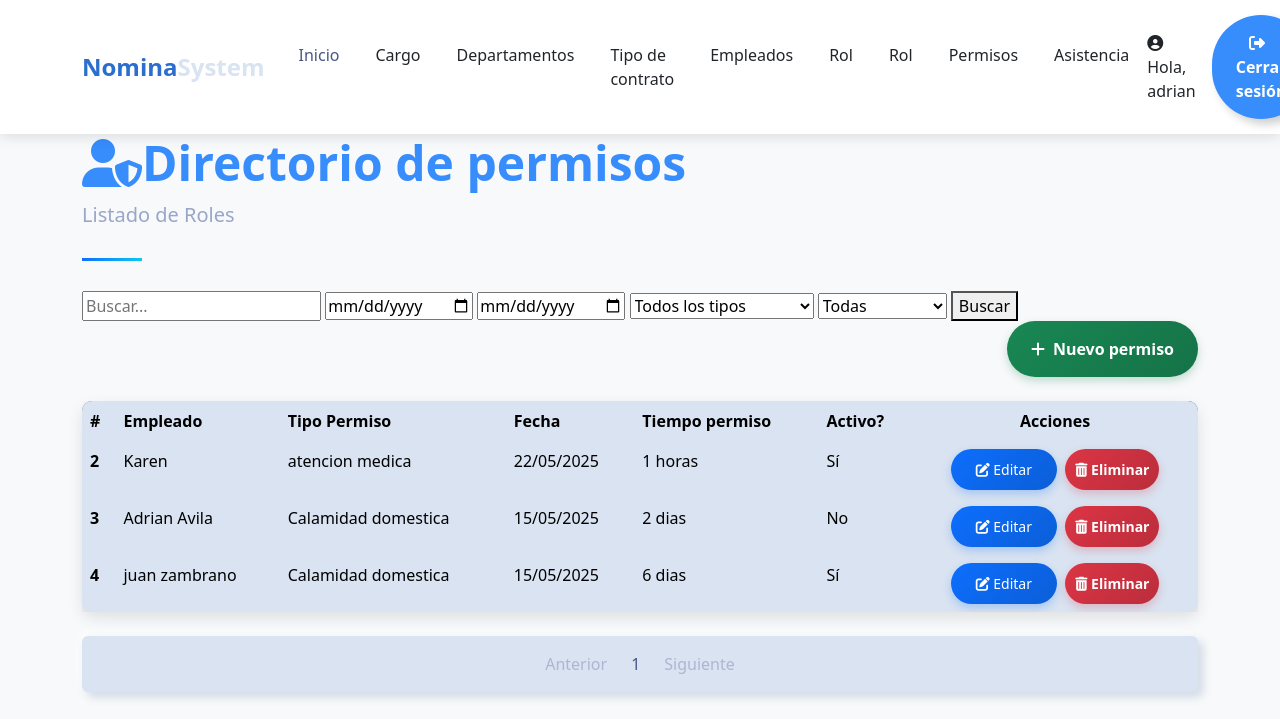
The app's page /payroll/list/permiso/ (signed in) with its own data.
### payroll/models.py (models this page shows, shortened)
class Permiso(models.Model):
    employee = models.ForeignKey(Employee, on_delete=models.CASCADE)
    tipo_permiso = models.ForeignKey(TipoPermiso, on_delete=models.CASCADE)
    fecha_permiso = models.DateField()
    dias = models.PositiveIntegerField(null=True,blank=True)
    horas = models.PositiveIntegerField(null=True,blank=True)
    is_active = models.BooleanField(default=True)
    @property
    def get_value_permiso(self):
        if self.tipo_permiso.frecuencia_dias:
            return str( self.dias) + ' dias'
        else:
            return str(  self.horas) + ' horas'

class Employee(models.Model):
    SEX_CHOICES = [
        ('M', 'Masculino'),
        ('F', 'Femenino'),
        ]
    name = models.CharField(max_length=100)
    dni = models.CharField(max_length=10, unique=True)
    address = models.TextField()
    sex = models.CharField(max_length=1, choices=SEX_CHOICES)
    salary = models.DecimalField(max_digits=10, decimal_places=2, validators=[MinValueValidator(0.01)])
    position = models.ForeignKey(Position, on_delete=models.CASCADE)
    department = models.ForeignKey(Department,on_delete=models.CASCADE)
    contract_type = models.ForeignKey(ContractType,on_delete=models.CASCADE)

class TipoPermiso(models.Model):
    descripcion = models.CharField(max_length=100)
    frecuencia_dias = models.BooleanField(default=True)

### payroll/views/permiso.py (the view)
# urls.py: path('list/permiso/', permiso.list_permiso, name='list_permisos'),
@login_required(login_url='sign_in')
def list_permiso(request):
    try:
        query = request.GET.get('search', None)
        start_date = request.GET.get('start_date')
        end_date = request.GET.get('end_date')
        tipo_permiso = request.GET.get('tipo_permiso')
        is_active = request.GET.get('status_filter')  # puede ser 'active' o 'inactive'
        list_permisos = Permiso.objects.all()
        if query:
            list_permisos = list_permisos.filter(
                Q(employee__name__icontains=query) |
                Q(employee__dni__icontains=query)
            )
        if start_date:
            list_permisos = list_permisos.filter(fecha_permiso__gte=start_date)
        if end_date:
            list_permisos = list_permisos.filter(fecha_permiso__lte=end_date)
        if tipo_permiso:
            list_permisos = list_permisos.filter(tipo_permiso_id=tipo_permiso)
        if is_active == 'active':
            list_permisos = list_permisos.filter(is_active=True)
        elif is_active == 'inactive':
            list_permisos = list_permisos.filter(is_active=False)
        context = paginator(request, list_permisos)
        context['tipo_permisos'] = TipoPermiso.objects.all()
        return render(request, 'permiso/list_permisos.html', context)
    except Exception as e:
        context = {'error': 'Error al buscar'}
        return render(request, 'permiso/list_permisos.html', context)

### payroll/helpers/utilies.py (called while the page is built)
def paginator(request,objects):
    paginator=Paginator(objects,3)
    page_number=request.GET.get('page')
    registers=paginator.get_page(page_number)
    current_page = registers.number
    total_pages = paginator.num_pages
    pages_range = []
    for i in range(1, total_pages + 1):
        if abs(i - current_page) <= 2 or i == 1 or i == total_pages:
            pages_range.append(i)
    return {'registers': registers,'pages_range':pages_range,'current_page':current_page}

### template/permiso/list_permisos.html (shortened to what this page needs)
{% extends 'layout/base_nav.html' %}
{% load static %}
{% block extra_css %}
<link href="{% static 'css/tablestyle.css' %}" rel="stylesheet">
{% endblock %}
{% block content %}
<div class="container">
    <header class="page-header">
        <h1 class="display-5 fw-bold text-primary">
            <i class="fas fa-user-shield"></i>Directorio de permisos
        </h1>
        <p class="lead text-muted">Listado de Roles</p>
    </header>
    <form method="get" class="search-bar">
        <input type="text" name="search" placeholder="Buscar..." class="search-input" value="{{ request.GET.search }}">
        <input type="date" name="start_date" class="date-input" value="{{ request.GET.start_date }}">
        <input type="date" name="end_date" class="date-input" value="{{ request.GET.end_date }}">
        <select name="tipo_permiso" class="select-filter">
            <option value="">Todos los tipos</option>
        </select>
        <select name="status_filter" class="select-filter">
            <option value="">Todas</option>
        </select>
        <button type="submit" class="search-button">Buscar</button>
    </form>
    <div class="d-flex justify-content-end mb-4">
        <a class="btn btn-success" href="{% url 'payroll:create_permiso' %}" style="color: white;">
            <i class="fas fa-plus me-2"></i>Nuevo permiso
        </a>
    </div>
    <div class="card mb-4">
        <div class="card-body p-0">
            <div class="table-responsive">
                <table class="table table-hover mb-0">
                    <thead>
                        <tr>
                            <th scope="col">#</th>
                            <th scope="col">Empleado</th>
                            <th scope="col">Tipo Permiso</th>
                            <th scope="col">Fecha</th>
                            <th scope="col">Tiempo permiso</th>
                            <th scope="col">Activo?</th>
                            <th scope="col" class="text-center">Acciones</th>
                        </tr>
                    </thead>
                    <tbody>
                        {% for item in registers %}
                        <tr>
                            <th scope="row">{{ item.id }}</th>
                            <td>{{ item.employee.name }}</td>
                            <td>{{ item.tipo_permiso.descripcion }}</td>
                            <td>{{ item.fecha_permiso|date:"d/m/Y" }}</td>
                            <td>{{ item.get_value_permiso }}</td>
                            <td>{{ item.is_active|yesno:"Sí,No"|capfirst }}</td>
                            <td class="text-center">
                                <a href="{% url 'payroll:update_permiso' item.id %}" class="btn btn-sm btn-primary me-1"
                                    style="color: white;">
                                    <i class="fas fa-edit"></i> Editar
                                </a>
                                <a href="{% url 'payroll:delete_permiso' item.id %}" class="btn btn-sm btn-danger"
                                    style="color: white; padding: 10px;">
                                    <i class="fas fa-trash-alt"></i> Eliminar
                                </a>
                            </td>
                        </tr>
                        {% endfor %}
                    </tbody>
                </table>
            </div>
        </div>
    </div>
    {% include 'layout/paginator.html' %}
</div>
{% endblock %}

### template/layout/base_nav.html (shortened to what this page needs)
<!DOCTYPE html>
<html lang="es">
<head>
  {% load static %}
  <link href="{% static 'css/bootstrap.min.css' %}" rel="stylesheet">
  <link href="{% static 'css/home.css' %}" rel="stylesheet">
  <link href="https://cdnjs.cloudflare.com/ajax/libs/font-awesome/6.4.0/css/all.min.css" rel="stylesheet">
  {% block extra_css %}{% endblock %}
</head>
<body>
  <nav class="navbar navbar-expand-lg navbar-light bg-white sticky-top">
    <div class="container">
      <a class="navbar-brand" href="{% url 'home' %}">Nomina<span class="text-secondary">System</span></a>
      <div class="collapse navbar-collapse" id="navbarNav">
        <ul class="navbar-nav mx-auto">
          <li class="nav-item">
            <a class="nav-link active" href="{% url 'home' %}">Inicio</a>
          </li>
          {% if user.is_authenticated %}
              <li class="nav-item">
                <a class="nav-link" href="{% url 'payroll:list_positions' %}">Cargo</a>
              </li>
              <li class="nav-item">
                <a class="nav-link" href="{% url 'payroll:list_departments' %}">Departamentos</a>
              </li>
              <li class="nav-item">
                <a class="nav-link" href="{% url 'payroll:list_contract_types' %}">Tipo de contrato</a>
              </li>
              <li class="nav-item">
                <a class="nav-link" href="{% url 'payroll:list_employees' %}">Empleados</a>
              </li>
              <li class="nav-item">
                <a class="nav-link" href="{% url 'payroll:list_payslip' %}">Rol</a>
              </li>
                <li class="nav-item">
                <a class="nav-link" href="{% url 'payroll:list_payslip' %}">Rol</a>
              </li>
                <li class="nav-item">
                <a class="nav-link" href="{% url 'payroll:list_permisos' %}">Permisos</a>
              </li>
                <li class="nav-item">
                <a class="nav-link" href="{% url 'payroll:list_asistencia' %}">Asistencia</a>
              </li>
            </ul>
          <div class="d-flex align-items-center">
            <span class="text-dark me-3">
              <i class="fas fa-user-circle me-1"></i>
              Hola, {{ user.get_username }}
            </span>
            <a href="{% url 'payroll:sign_out' %}" class="btn btn-outline-primary">
              <i class="fas fa-sign-out-alt me-2"></i> Cerrar sesión
            </a>
          </div>
        {% else %}
          <a href="{% url 'sign_in' %}" class="btn btn-outline-success">
            <i class="fas fa-sign-in-alt me-2"></i> Iniciar sesión
          </a>
        {% endif %}
      </div>
    </div>
  </nav>
  {% block content %}
  {% endblock %}
</body>
</html>

### static/css/home.css (style rules this page uses)
:root { --primary-color: #2c6ecd; --secondary-color: #19b3b3; --accent-color: #f8f9fa; --dark-color: #212529; --text-color: #495057; }
body { font-family: 'Poppins', sans-serif; color: var(--text-color); overflow-x: hidden; }
.navbar { box-shadow: 0 2px 15px rgba(0, 0, 0, 0.1); padding: 15px 0; }
.navbar-brand { font-weight: 700; color: var(--primary-color); font-size: 1.5rem; }
.nav-link { font-weight: 500; color: var(--dark-color); margin: 0 10px; transition: all 0.3s ease; }
.nav-link:hover, .nav-link.active { color: var(--primary-color); }
.btn-primary { background-color: var(--primary-color); border-color: var(--primary-color); padding: 10px 25px; border-radius: 50px; font-weight: 500; transition: all 0.3s ease; }

### static/css/tablestyle.css (style rules this page uses)
body { background-color: #f8f9fa; font-family: 'Segoe UI', Tahoma, Geneva, Verdana, sans-serif; }
.navbar { background:white; box-shadow: 0 4px 12px rgba(0,0,0,0.1); }
.card { border-radius: 10px; box-shadow: 0 6px 15px rgba(0,0,0,0.1); transition: transform 0.3s, box-shadow 0.3s; }
.btn-primary { background: linear-gradient(135deg, #0d6efd, #0b5ed7); border: none; box-shadow: 0 4px 8px rgba(13, 110, 253, 0.25); transition: all 0.3s; }
.btn-success { background: linear-gradient(135deg, #198754, #157347); border: none; box-shadow: 0 4px 8px rgba(25, 135, 84, 0.25); transition: all 0.3s; }
.btn-danger { background: linear-gradient(135deg, #dc3545, #bb2d3b); border: none; box-shadow: 0 4px 8px rgba(220, 53, 69, 0.25); transition: all 0.3s; }
.table { border-radius: 10px; overflow: hidden; box-shadow: 0 5px 15px rgba(0,0,0,0.08); }
.table thead { background: linear-gradient(135deg, #6c757d, #495057); color: white; }
.table tbody tr { transition: background-color 0.3s; }
.page-header { position: relative; margin-bottom: 30px; padding-bottom: 15px; }
.page-header:after { content: ''; position: absolute; bottom: 0; left: 0; width: 60px; height: 3px; background: linear-gradient(135deg, #0d6efd, #0dcaf0); }

### records on screen
Permiso: id "2", employee.name "Karen", tipo_permiso.descripcion "atencion medica", fecha_permiso "22/05/2025", get_value_permiso "1 horas", is_active "Sí"
Permiso: id "3", employee.name "Adrian Avila", tipo_permiso.descripcion "Calamidad domestica", fecha_permiso "15/05/2025", get_value_permiso "2 dias", is_active "No"
Permiso: id "4", employee.name "juan zambrano", tipo_permiso.descripcion "Calamidad domestica", fecha_permiso "15/05/2025", get_value_permiso "6 dias", is_active "Sí"

### other values on screen
{{ user.get_username }} "adrian"
{{ page }} "1"
